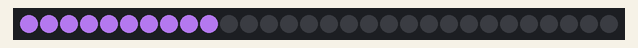
This sketch was run on a simulated Arduino Uno, built with avr-gcc and run on an emulated ATmega328P. On the bench: 30 RGB LEDs in strip order, left to right. Dim RGB values are drawn brighter than linear.

Above: at 3.1 s.
At 6.1 s:
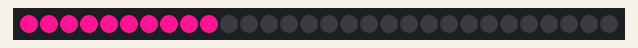
At 8.1 s:
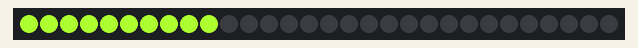
At 9.1 s:
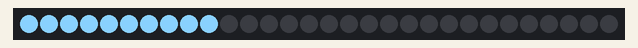
At 20.2 s:
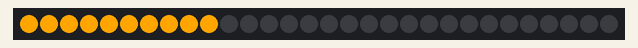
At 37.3 s:
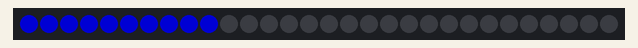

The sketch:

sketch_apr27b-ws2811-rgb-strip-test2.ino
```cpp
// (licence header left out)
#include "FastLED.h"

// How many leds in your strip?
#define NUM_LEDS 30

// For led chips like Neopixels, which have a data line, ground, and power, you just
// need to define DATA_PIN.  For led chipsets that are SPI based (four wires - data, clock,
// ground, and power), like the LPD8806 define both DATA_PIN and CLOCK_PIN
#define DATA_PIN 4
//#define CLOCK_PIN 13

// Define the array of leds
CRGB leds[NUM_LEDS];

void setup() {
      // Uncomment/edit one of the following lines for your leds arrangement.
      // FastLED.addLeds<TM1803, DATA_PIN, RGB>(leds, NUM_LEDS);
      // FastLED.addLeds<TM1804, DATA_PIN, RGB>(leds, NUM_LEDS);
      // FastLED.addLeds<TM1809, DATA_PIN, RGB>(leds, NUM_LEDS);
      FastLED.addLeds<WS2811, DATA_PIN, BRG>(leds, NUM_LEDS);
      // FastLED.addLeds<WS2812, DATA_PIN, RGB>(leds, NUM_LEDS);
      // FastLED.addLeds<WS2812B, DATA_PIN, RGB>(leds, NUM_LEDS);
      //FastLED.addLeds<NEOPIXEL, DATA_PIN>(leds, NUM_LEDS);
      // FastLED.addLeds<UCS1903, DATA_PIN, RGB>(leds, NUM_LEDS);
      // FastLED.addLeds<UCS1903B, DATA_PIN, RGB>(leds, NUM_LEDS);
      // FastLED.addLeds<GW6205, DATA_PIN, RGB>(leds, NUM_LEDS);
      // FastLED.addLeds<GW6205_400, DATA_PIN, RGB>(leds, NUM_LEDS);

      // FastLED.addLeds<WS2801, RGB>(leds, NUM_LEDS);
      // FastLED.addLeds<SM16716, RGB>(leds, NUM_LEDS);
      // FastLED.addLeds<LPD8806, RGB>(leds, NUM_LEDS);

      // FastLED.addLeds<WS2801, DATA_PIN, CLOCK_PIN, RGB>(leds, NUM_LEDS);
      // FastLED.addLeds<SM16716, DATA_PIN, CLOCK_PIN, RGB>(leds, NUM_LEDS);
      // FastLED.addLeds<LPD8806, DATA_PIN, CLOCK_PIN, RGB>(leds, NUM_LEDS);
}

void loop() {
  for (int i=0; i<10; i++) {
    leds[i] = CRGB::Red;
    FastLED.show();
    delay(100);
    // Now turn the LED off, then pause
    leds[i] = CRGB::Black;
    //FastLED.show();
    //delay(100);
  }

  for (int i=0; i<10; i++) {
    leds[i] = CRGB::Green;
    FastLED.show();
    delay(100);
    // Now turn the LED off, then pause
    leds[i] = CRGB::Black;
    //FastLED.show();
    //delay(100);
  }

  for (int i=0; i<10; i++) {
    leds[i] = CRGB::Blue;
    FastLED.show();
    delay(100);
    // Now turn the LED off, then pause
    leds[i] = CRGB::Black;
    //FastLED.show();
    //delay(100);
  }


  for (int i=0; i<10; i++) {
    leds[i] = CRGB::Amethyst;
  }
  FastLED.show();
  delay(1000);
  FastLED.show();


  for (int i=0; i<10; i++) {
    leds[i] = CRGB::Aquamarine;
  }
  FastLED.show();
  delay(1000);
  FastLED.show();


  for (int i=0; i<10; i++) {
    leds[i] = CRGB::CornflowerBlue;
  }
  FastLED.show();
  delay(1000);
  FastLED.show();


  for (int i=0; i<10; i++) {
    leds[i] = CRGB::DeepPink;
  }
  FastLED.show();
  delay(1000);
  FastLED.show();


  for (int i=0; i<10; i++) {
    leds[i] = CRGB::Orange;
  }
  FastLED.show();
  delay(1000);
  FastLED.show();


  for (int i=0; i<10; i++) {
    leds[i] = CRGB::GreenYellow;
  }
  FastLED.show();
  delay(1000);
  FastLED.show();


  for (int i=0; i<10; i++) {
    leds[i] = CRGB::LightSkyBlue;
  }
  FastLED.show();
  delay(1000);
  FastLED.show();


  for (int i=0; i<10; i++) {
    leds[i] = CRGB::MediumPurple;
  }
  FastLED.show();
  delay(1000);
  FastLED.show();


  for (int i=0; i<10; i++) {
    leds[i] = CRGB::Navy;
  }
  FastLED.show();
  delay(1000);
  FastLED.show();


  for (int i=0; i<10; i++) {
    leds[i] = CRGB::LightPink;
  }
  FastLED.show();
  delay(1000);
  FastLED.show();

}
```

Measured:
- what the display in image 0 shows lasts 1.0 s, from 3.0 s to 4.0 s
